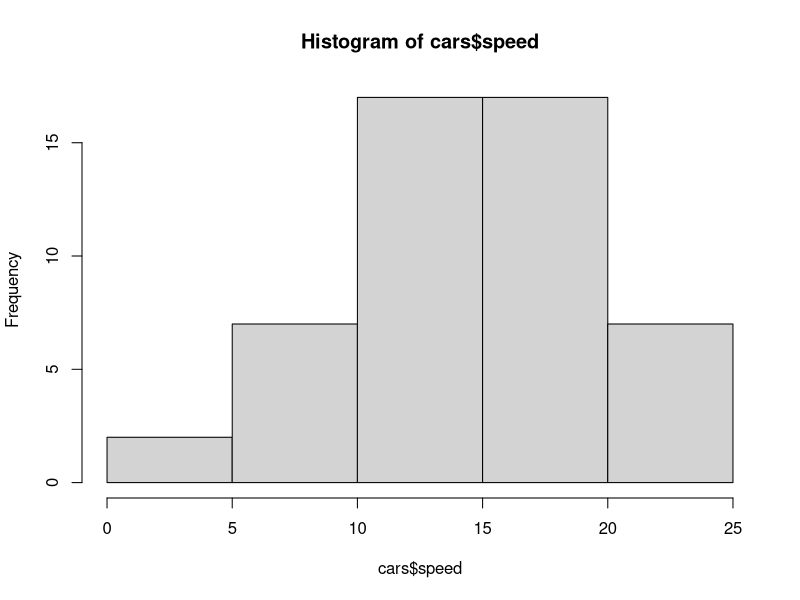
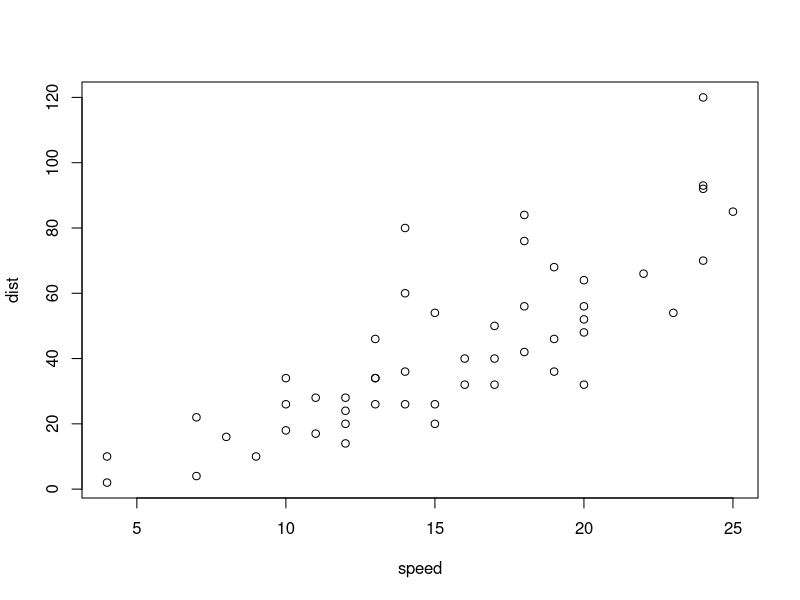

Source code (R) for these figures, in order:
## ---- chunk 1
hist(cars$speed)
## ---- chunk 2
plot(cars)
